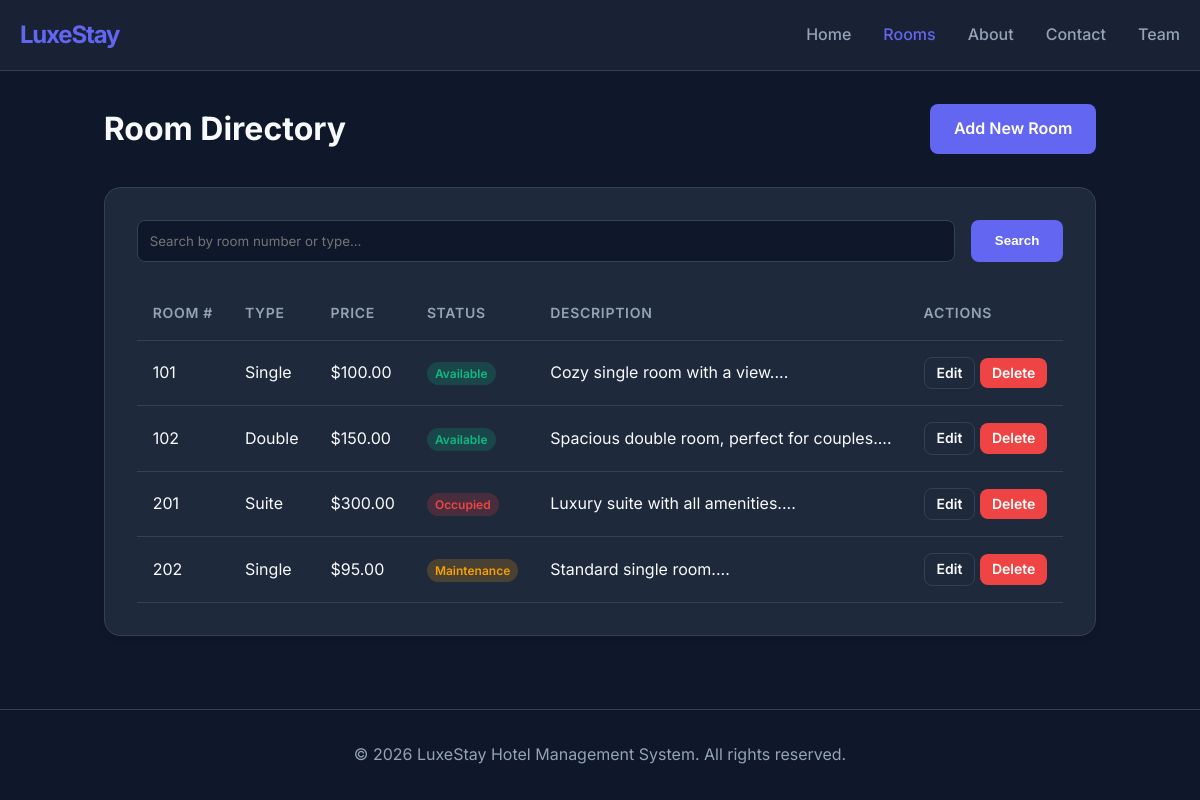
The page /rooms.php on the database its author committed.
### tables this page shows
CREATE TABLE IF NOT EXISTS `rooms` (
  `id` int(11) NOT NULL AUTO_INCREMENT,
  `room_number` varchar(50) NOT NULL,
  `type` varchar(50) NOT NULL,
  `price` decimal(10,2) NOT NULL,
  `status` enum('Available','Occupied','Maintenance') DEFAULT 'Available',
  `description` text,
  PRIMARY KEY (`id`),
  UNIQUE KEY `room_number` (`room_number`)
);

### rooms.php (the view, shortened to what this page needs)
<?php include 'db.php'; ?>
<!DOCTYPE html>
<html lang="en">
<head>
    <link rel="stylesheet" href="css/style.css">
</head>
<body>
    <header>
        <nav>
            <a href="index.php" class="logo">LuxeStay</a>
            <ul class="nav-links">
                <li><a href="index.php">Home</a></li>
                <li><a href="rooms.php" class="active">Rooms</a></li>
                <li><a href="about.php">About</a></li>
                <li><a href="contact.php">Contact</a></li>
                <li><a href="members.php">Team</a></li>
            </ul>
        </nav>
    </header>
    <main class="container animate-fade-in">
        <div style="display: flex; justify-content: space-between; align-items: center; margin-bottom: 2rem;">
            <h1>Room Directory</h1>
            <a href="add_room.php" class="btn">Add New Room</a>
        </div>
        <section class="card">
            <form method="GET" action="rooms.php" style="display: flex; gap: 1rem; margin-bottom: 1.5rem;">
                <input type="text" name="search" placeholder="Search by room number or type..."
                    value="<?php echo isset($_GET['search']) ? htmlspecialchars($_GET['search']) : ''; ?>">
                <button type="submit" class="btn">Search</button>
            </form>
            <table>
                <thead>
                    <tr>
                        <th>Room #</th>
                        <th>Type</th>
                        <th>Price</th>
                        <th>Status</th>
                        <th>Description</th>
                        <th>Actions</th>
                    </tr>
                </thead>
                <tbody>
                    <?php
                    $sql = "SELECT * FROM rooms";
                    $result = $conn->query($sql);
                    if ($result->num_rows > 0) {
                        while ($row = $result->fetch_assoc()) {
                            $statusClass = 'status-' . strtolower($row['status']);
                            echo "<tr>
                                <td>{$row['room_number']}</td>
                                <td>{$row['type']}</td>
                                <td>$" . number_format($row['price'], 2) . "</td>
                                <td><span class='status-badge $statusClass'>{$row['status']}</span></td>
                                <td>" . substr($row['description'], 0, 50) . "...</td>
                                <td>
                                    <a href='edit_room.php?id={$row['id']}' class='btn btn-secondary' style='padding: 0.25rem 0.75rem; font-size: 0.875rem;'>Edit</a>
                                    <a href='delete_room.php?id={$row['id']}' class='btn btn-danger' style='padding: 0.25rem 0.75rem; font-size: 0.875rem;' onclick='return confirm(\"Are you sure?\")'>Delete</a>
                                </td>
                            </tr>";
                        }
                    } else {
                        echo "<tr><td colspan='6' style='text-align: center; color: var(--text-muted); padding: 2rem;'>No rooms found.</td></tr>";
                    }
                    ?>
                </tbody>
            </table>
        </section>
    </main>
    <footer>
        <p>&copy; <?php echo date("Y"); ?> LuxeStay Hotel Management System. All rights reserved.</p>
    </footer>
</body>
</html>

### css/style.css (style rules this page uses)
:root { --primary-color: #6366f1; --primary-hover: #4f46e5; --secondary-color: #ec4899; --background-dark: #0f172a; --background-card: #1e293b; --text-main: #f8fafc; --text-muted: #94a3b8; --border-color: #334155; --success: #10b981; --danger: #ef4444; --font-heading: 'Inter', sans-serif; --font-body: 'Inter', sans-serif; }
* { box-sizing: border-box; margin: 0; padding: 0; }
body { font-family: var(--font-body); background-color: var(--background-dark); color: var(--text-main); line-height: 1.6; min-height: 100vh; display: flex; flex-direction: column; }
header { background: rgba(30, 41, 59, 0.7); backdrop-filter: blur(10px); border-bottom: 1px solid var(--border-color); position: sticky; top: 0; z-index: 100; padding: 1rem 0; }
nav { max-width: 1200px; margin: 0 auto; display: flex; justify-content: space-between; align-items: center; padding: 0 20px; }
.logo { font-size: 1.5rem; font-weight: 700; color: var(--primary-color); text-decoration: none; letter-spacing: -0.05em; }
.nav-links { list-style: none; display: flex; gap: 2rem; }
.nav-links a { color: var(--text-muted); text-decoration: none; font-weight: 500; transition: color 0.3s ease; }
.nav-links a:hover, .nav-links a.active { color: var(--primary-color); }
.container { max-width: 1200px; margin: 2rem auto; padding: 0 20px; flex: 1; }
.btn { display: inline-block; padding: 0.75rem 1.5rem; background-color: var(--primary-color); color: white; text-decoration: none; border-radius: 0.5rem; font-weight: 600; transition: all 0.3s ease; border: none; cursor: pointer; }
.btn-danger { background-color: var(--danger); }
.btn-secondary { background-color: var(--background-card); border: 1px solid var(--border-color); color: var(--text-main); }
.card { background-color: var(--background-card); border-radius: 1rem; padding: 2rem; box-shadow: 0 4px 6px -1px rgba(0, 0, 0, 0.1), 0 2px 4px -1px rgba(0, 0, 0, 0.06); border: 1px solid var(--border-color); }
table { width: 100%; border-collapse: collapse; margin-top: 1rem; }
th, td { padding: 1rem; text-align: left; border-bottom: 1px solid var(--border-color); }
th { color: var(--text-muted); font-weight: 600; text-transform: uppercase; font-size: 0.875rem; letter-spacing: 0.05em; }
.status-badge { padding: 0.25rem 0.5rem; border-radius: 9999px; font-size: 0.75rem; font-weight: 600; }
.status-available { background-color: rgba(16, 185, 129, 0.2); color: var(--success); }
.status-occupied { background-color: rgba(239, 68, 68, 0.2); color: var(--danger); }
.status-maintenance { background-color: rgba(245, 158, 11, 0.2); color: #f59e0b; }
input, select, textarea { width: 100%; padding: 0.75rem; background-color: var(--background-dark); border: 1px solid var(--border-color); border-radius: 0.5rem; color: var(--text-main); font-family: inherit; transition: border-color 0.3s ease; }
footer { text-align: center; padding: 2rem; color: var(--text-muted); border-top: 1px solid var(--border-color); margin-top: auto; }
.animate-fade-in { animation: fadeIn 0.5s ease-out forwards; }

### rows shown on the page
rooms: room_number "101", type "Single", price "100.00", status "Available", description "Cozy single room with a view."
rooms: room_number "102", type "Double", price "150.00", status "Available", description "Spacious double room, perfect for couples."
rooms: room_number "201", type "Suite", price "300.00", status "Occupied", description "Luxury suite with all amenities."
rooms: room_number "202", type "Single", price "95.00", status "Maintenance", description "Standard single room."
